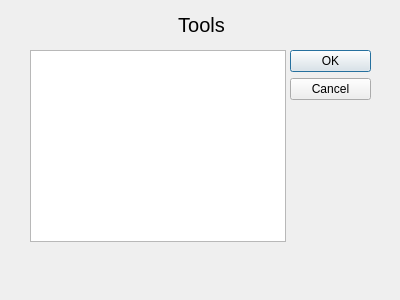
<?xml version="1.0" encoding="UTF-8"?>
<ui version="4.0">
 <class>SelectDialog</class>
 <widget class="QDialog" name="SelectDialog">
  <property name="geometry">
   <rect>
    <x>0</x>
    <y>0</y>
    <width>400</width>
    <height>300</height>
   </rect>
  </property>
  <property name="windowTitle">
   <string>Dialog</string>
  </property>
  <widget class="QDialogButtonBox" name="button">
   <property name="geometry">
    <rect>
     <x>290</x>
     <y>50</y>
     <width>81</width>
     <height>241</height>
    </rect>
   </property>
   <property name="orientation">
    <enum>Qt::Vertical</enum>
   </property>
   <property name="standardButtons">
    <set>QDialogButtonBox::Cancel|QDialogButtonBox::Ok</set>
   </property>
  </widget>
  <widget class="QListView" name="items">
   <property name="geometry">
    <rect>
     <x>30</x>
     <y>50</y>
     <width>256</width>
     <height>192</height>
    </rect>
   </property>
  </widget>
  <widget class="QLabel" name="name">
   <property name="geometry">
    <rect>
     <x>6</x>
     <y>9</y>
     <width>391</width>
     <height>31</height>
    </rect>
   </property>
   <property name="font">
    <font>
     <pointsize>15</pointsize>
    </font>
   </property>
   <property name="text">
    <string>Tools</string>
   </property>
   <property name="alignment">
    <set>Qt::AlignCenter</set>
   </property>
  </widget>
 </widget>
 <resources/>
 <connections>
  <connection>
   <sender>button</sender>
   <signal>accepted()</signal>
   <receiver>SelectDialog</receiver>
   <slot>accept()</slot>
   <hints>
    <hint type="sourcelabel">
     <x>248</x>
     <y>254</y>
    </hint>
    <hint type="destinationlabel">
     <x>157</x>
     <y>274</y>
    </hint>
   </hints>
  </connection>
  <connection>
   <sender>button</sender>
   <signal>rejected()</signal>
   <receiver>SelectDialog</receiver>
   <slot>reject()</slot>
   <hints>
    <hint type="sourcelabel">
     <x>316</x>
     <y>260</y>
    </hint>
    <hint type="destinationlabel">
     <x>286</x>
     <y>274</y>
    </hint>
   </hints>
  </connection>
 </connections>
</ui>
